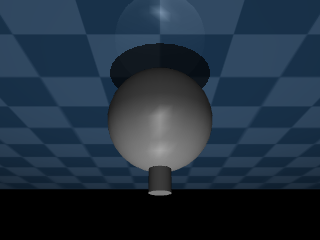

Reproduce this figure in Python.
'''
Example: Simulate free-bodies with the self inverting tippe-top

Notables:

1. A 6-DoF free joint is added with the <freejoint/> clause.

2. We use the <option/> clause to set the integrator to the 4th order Runge Kutta. 
   Runge-Kutta has a higher rate of convergence than the default Euler integrator, 
   which in many cases increases the accuracy at a given timestep size.

3. We define the floor's grid material inside the <asset/> clause and reference it 
   in the "floor" geom. (Introduce <texture> and <material> under <asset>) 

4. We use an invisible and non-colliding box geom called ballast to move the top's 
   center-of-mass lower. Having a low center of mass is (counter-intuitively) required 
   for the flipping behavior to occur.

5. We save our initial spinning state as a keyframe. It has a high rotational velocity 
   around the Z-axis, but is not perfectly oriented with the world, which introduces 
   the symmetry-breaking required for the flipping.

6. We define a <camera> in our model, and then render from it using the camera argument 
   to update_scene().
'''

import mujoco
import time
import itertools
import numpy as np

# graphics and plotting
import mediapy as media
import matplotlib.pyplot as plt
import imageio.v2 as imageio


tippe_top = """
<mujoco model="tippe top">
    <option integrator="RK4"/>

    <asset>
        <texture name="grid" type="2d" builtin="checker" rgb1=".1 .2 .3"
         rgb2=".2 .3 .4" width="300" height="300"/> 
        <material name="grid" texture="grid" texrepeat="8 8" reflectance=".2"/>
    </asset>

    <worldbody>
        <geom size=".2 .2 .01" type="plane" material="grid"/>
        <light pos="0 0 .6"/>
        <camera name="closeup" pos="0 -.1 .07" xyaxes="1 0 0 0 1 2"/>
        <body name="top" pos="0 0 .02">
          <freejoint/>
          <geom name="ball" type="sphere" size=".02" />
          <geom name="stem" type="cylinder" pos="0 0 .02" size="0.004 .008"/>
          <geom name="ballast" type="box" size=".023 .023 0.005"  pos="0 0 -.015"
           contype="0" conaffinity="0" group="3"/>
        </body>
    </worldbody>

  <keyframe>
    <key name="spinning" qpos="0 0 0.02 1 0 0 0" qvel="0 0 0 0 1 200" />
  </keyframe>
</mujoco>
"""
# render this:
from PIL import Image

model = mujoco.MjModel.from_xml_string(tippe_top)
data = mujoco.MjData(model)

mujoco.mj_forward(model, data)
with mujoco.Renderer(model) as renderer:
    renderer.update_scene(data, camera="closeup")

    media.show_image(renderer.render())

    # dump pixels to image file
    pixels = renderer.render()
    image = Image.fromarray(np.flipud(pixels))

    output_path = "test4.png"
    image.save(output_path)

    print(f"Rendered image saved to {output_path}")
